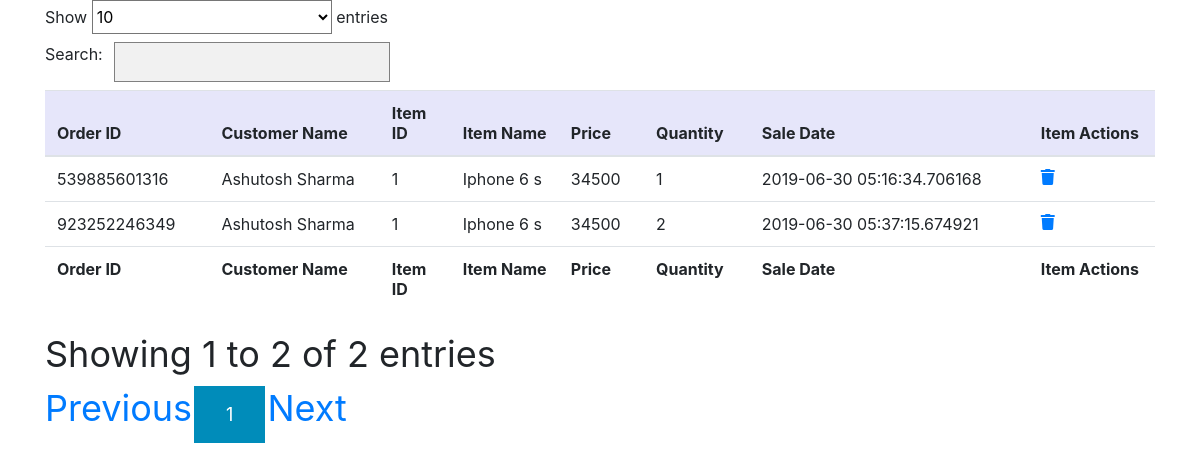
/searchorders, run on an earlier commit of the app's database.
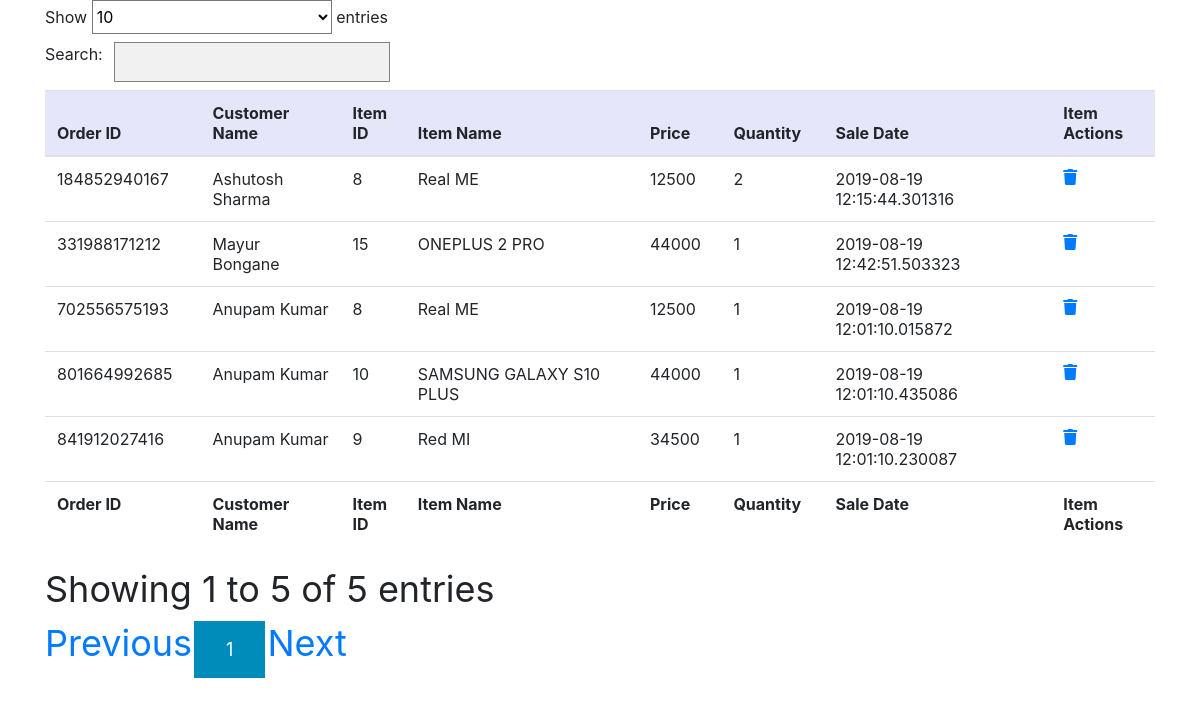
And on a later commit of the database.
### models/create_models.py (models this page shows, shortened)
class SalesItems(db.Model):
    __tablename__ = 'sales_items'
    id = db.Column(db.Integer(), primary_key=True)
    c_id = db.Column(db.Integer(), db.ForeignKey('customers.c_id', ondelete='CASCADE'))
    i_id = db.Column(db.Integer(), db.ForeignKey('items.i_id', ondelete='CASCADE'))
    sale_quantity = db.Column(db.String(255), nullable=False)
    sale_date = db.Column(db.DateTime, nullable=False, default=datetime.utcnow)
    customer = db.relationship('Customer', backref=db.backref("sales_items", cascade="all, delete-orphan"))
    item = db.relationship('Items', backref=db.backref("sales_items", cascade="all, delete-orphan"))

class Customer(db.Model):
    __tablename__='customers'
    c_id = db.Column(db.Integer, primary_key=True)
    customer_name = db.Column(db.String(255),nullable=False)
    c_address = db.Column(db.String(255), nullable=False)
    c_mobileno = db.Column(db.Integer, nullable=False)
    c_email = db.Column(db.String(255), nullable=False)
    register_date = db.Column(db.DateTime, nullable=False, default=datetime.utcnow)
    modified_date = db.Column(db.DateTime, nullable=False, default=datetime.utcnow, onupdate=datetime.utcnow)
    sales = db.relationship("SalesItems", backref="customers",lazy=True)

class Items(db.Model):
    __tablename__='items'
    i_id = db.Column(db.Integer, primary_key=True)
    item_name = db.Column(db.String(255), nullable=False)
    item_quantity = db.Column(db.String(255), nullable=False)
    item_price = db.Column(db.String(255), nullable=False)
    barcode = db.Column(db.LargeBinary)
    purchase_date = db.Column(db.DateTime, nullable=False, default=datetime.utcnow)
    modified_date = db.Column(db.DateTime, nullable=False, default=datetime.utcnow, onupdate=datetime.utcnow)
    sales = db.relationship("SalesItems", backref="items", lazy='dynamic')
    __table_args__ = (CheckConstraint(item_quantity > -1), {})

### orders/orders.py (the view)
@order.route('/searchorders')
def searchorders():
    orders = SalesItems.query.all()
    return render_template('static priya mobile/orders/find_order.html', orders=orders)

### customers/customers.py (called while the page is built)
@customer.before_app_request
def load_logged_in_user():
    user_id = session.get('user_id')
    if user_id is None:
        g.user = None
    else:
        g.user = User.query.filter_by(id=user_id).first()

### users/adduser.py (called while the page is built)
@auth.before_app_request
def load_logged_in_user():
    user_id = session.get('user_id')
    if user_id is None:
        g.user = None
    else:
        g.user = User.query.filter_by(id=user_id).first()

### templates/static priya mobile/orders/find_order.html (shortened to what this page needs)
<html lang="en">
<head>
  <link rel="stylesheet" href="https://maxcdn.bootstrapcdn.com/bootstrap/4.3.1/css/bootstrap.min.css">
  <link rel="stylesheet" href="{{ url_for('static', filename='style.css') }}">
  <link rel="stylesheet" href="https://use.fontawesome.com/releases/v5.7.0/css/all.css">
<body>
{% block content %}
<div class="container">
<div class="table-responsive">
<table class="table table-hover" id="myTable">
    <thead>
            <tr>
                <th>Order ID</th>
                <th>Customer Name</th>
                <th>Item ID</th>
                <th>Item Name</th>
                <th>Price</th>
                <th>Quantity</th>
                <th>Sale Date</th>
                <th>Item Actions</th>
            </tr>
        </thead>
           <tbody>
    {% for order in orders %}
                                            <tr>
                                                <td>
                                                    {{ order.id }}
                                                </td>
                                                <td>
                                                    {{ order.customers.customer_name }}
                                                </td>
                                                <td>
                                                    {{ order.i_id }}
                                                </td>
                                                <td>
                                                    {{ order.items.item_name }}
                                                </td>
                                                <td>
                                                    {{ order.items.item_price }}
                                                </td>
                                                <td>
                                                    {{ order.sale_quantity }}
                                                </td>
                                                <td>
                                                    {{ order.sale_date }}
                                                </td>
                                                <td>
                                                    <div class="table-data-feature">
                                                        <a href="{{ url_for('item.deleteorders' , id=order.id) }}"><i class="fa fa-trash"></i></a>
                                                    </div>
                                                </td>
                                            </tr>
    {% endfor %}
     </tbody>
        <tfoot>
            <tr>
                <th>Order ID</th>
                <th>Customer Name</th>
                <th>Item ID</th>
                <th>Item Name</th>
                <th>Price</th>
                <th>Quantity</th>
                <th>Sale Date</th>
                <th>Item Actions</th>
            </tr>
        </tfoot>
    </table>
</div>
</div>
{% endblock %}
</body>
</html>

What changed in the data, as far as the page shows it:
removed SalesItems: id "539885601316", customers.customer_name "Ashutosh Sharma", i_id "1", items.item_name "Iphone 6 s", items.item_price "34500", sale_quantity "1", sale_date "2019-06-30 05:16:34.706168"
removed SalesItems: id "923252246349", customers.customer_name "Ashutosh Sharma", i_id "1", items.item_name "Iphone 6 s", items.item_price "34500", sale_quantity "2", sale_date "2019-06-30 05:37:15.674921"
added SalesItems: id "184852940167", customers.customer_name "Ashutosh Sharma", i_id "8", items.item_name "Real ME", items.item_price "12500", sale_quantity "2", sale_date "2019-08-19 12:15:44.301316"
added SalesItems: id "331988171212", customers.customer_name "Mayur Bongane", i_id "15", items.item_name "ONEPLUS 2 PRO", items.item_price "44000", sale_quantity "1", sale_date "2019-08-19 12:42:51.503323"
added SalesItems: id "702556575193", customers.customer_name "Anupam Kumar", i_id "8", items.item_name "Real ME", items.item_price "12500", sale_quantity "1", sale_date "2019-08-19 12:01:10.015872"
added SalesItems: id "801664992685", customers.customer_name "Anupam Kumar", i_id "10", items.item_name "SAMSUNG GALAXY S10 PLUS", items.item_price "44000", sale_quantity "1", sale_date "2019-08-19 12:01:10.435086"
added SalesItems: id "841912027416", customers.customer_name "Anupam Kumar", i_id "9", items.item_name "Red MI", items.item_price "34500", sale_quantity "1", sale_date "2019-08-19 12:01:10.230087"
Also different on the page:
text written by a page script: "Show entries Search: Showing 1 to 2 of 2 entries Previous 1 Next" → "Show entries Search: Showing 1 to 5 of 5 entries Previous 1 Next"
